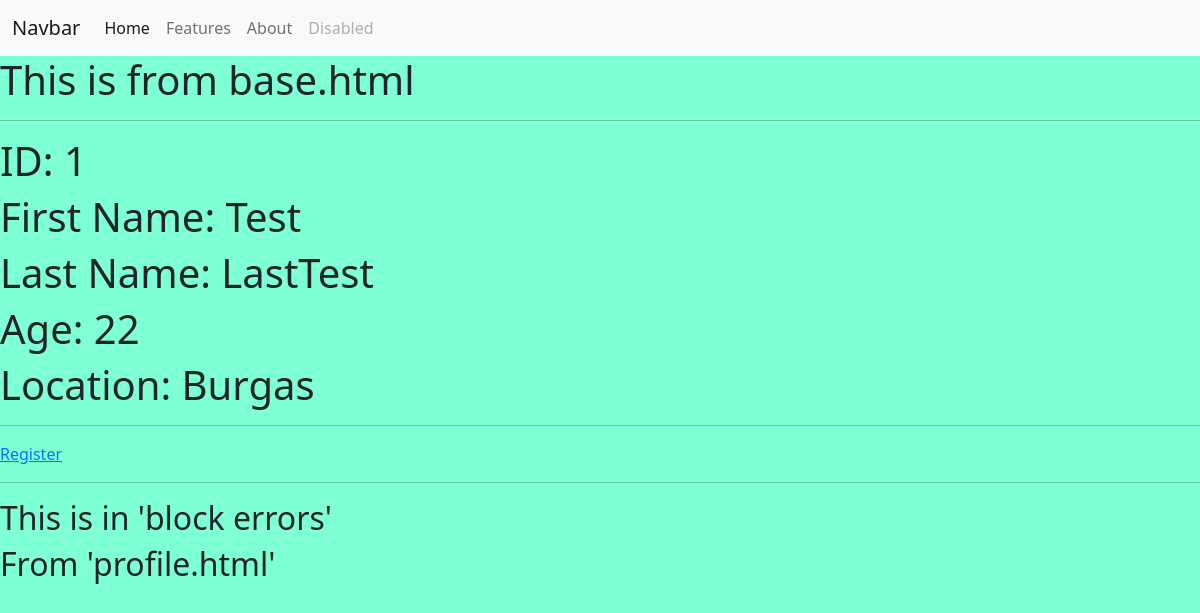
The page /profile/Test/1/ on the database its author committed.
### departments_project/departments/models.py (models this page shows)
class Person(models.Model):
    first_name = models.CharField(max_length=50, verbose_name='First - Name',
                                  error_messages={'required': 'Custom error message'})
    last_name = models.CharField(max_length=50, validators=(MinLengthValidator(5, message='Custom message'),))
    age = models.IntegerField()
    city = models.CharField(max_length=50)
    pets = models.ManyToManyField(Pet)
    '''
    Ако искаме да създадем динамично url по дадено поле от модела
    '''

### departments_project/departments/views.py (the view)
# urls.py: path('profile/<str:name>/<int:pk>/', views.profile, name='profile-data'),
def profile(request, name, pk):
    user = Person.objects.filter(first_name=name).filter(pk=pk).get()
    context = {
        'user': user
    }
    return render(request, 'profile.html', context)

### departments_project/departments/templatetags/custom_tags.py (called while the page is built)
@register.simple_tag
def mute(*args):
    try:
        city, country = args[0].split(', ')
    except:
        city = args[0]
    return city

### templates/profile.html (shortened to what this page needs)
{% extends 'base.html' %}
{% load custom_tags %}
{% block content %}
    <h1>ID: {{ user.pk }}</h1>
    <h1>First Name: {{ user.first_name }}</h1>
    <h1>Last Name: {{ user.last_name }}</h1>
    <h1>Age: {{ user.age }}</h1>
    <h1>Location: {% mute user.city|capfirst %} </h1>
    <hr>
    <a href="{% url 'register' %}">Register</a>
{% endblock %}
{% block errors %}
    <h2>From 'profile.html'</h2>
{% endblock %}

### staticfiles/css/styles.css (style rules this page uses)
body { background: aquamarine; }

### rows shown on the page
Person: pk "1", first_name "Test", last_name "LastTest", age "22", city "Burgas"
